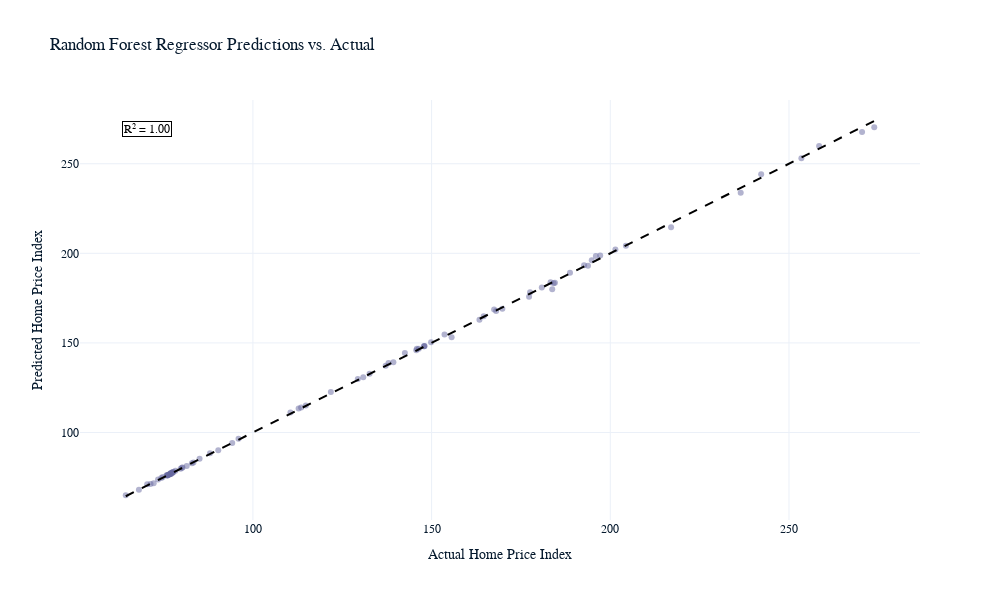

Here is the notebook cell this chart was saved with:
### Code cell
# Calculate the correlation coefficient
correlation_matrix = np.corrcoef(y_test_rf_reg, y_pred_rf_reg)
correlation_xy = correlation_matrix[0,1]
r_squared = correlation_xy**2

# Create a DataFrame for Plotly
results_df = pd.DataFrame({
    'Actual': y_test_rf_reg,
    'Predicted': y_pred_rf_reg
})

# Create the scatter plot
fig = px.scatter(results_df, x='Actual', y='Predicted', opacity=0.5,
                 title='Random Forest Regressor Predictions vs. Actual',
                 labels={'Actual': 'Actual Home Price Index', 'Predicted': 'Predicted Home Price Index'})

# Add the line of perfect prediction
fig.add_trace(go.Scatter(x=[results_df['Actual'].min(), results_df['Actual'].max()],
                         y=[results_df['Actual'].min(), results_df['Actual'].max()],
                         mode='lines', line=dict(dash='dash', color='black'), name='Perfect Prediction'))

# Annotate the plot with the R² value
fig.add_annotation(x=0.05, y=0.95, xref='paper', yref='paper',
                   text=f'R² = {r_squared:.2f}', showarrow=False,
                   font=dict(size=12, color='black'),
                   bgcolor='white', bordercolor='black', borderwidth=1)

# Update layout with dynamic size
fig.update_layout(width=1000, height=600, grid=dict(rows=1, columns=1), showlegend=False)

# Show plot
fig.show()

### Figure 1 — Plotly figure (JSON) as saved in the notebook; plotly's stock layout.template omitted (floating-point values rounded to 4 significant figures)
{"data": [{"hovertemplate": "Actual Home Price Index=%{x}<br>Predicted Home Price Index=%{y}<extra></extra>", "legendgroup": "", "marker": {"color": "#6568a0", "opacity": 0.5, "symbol": "circle"}, "mode": "markers", "name": "", "orientation": "v", "showlegend": false, "x": [94.22, 168.1, 114.8, 196.0, 273.9, 76.87, 88.0, 90.31, 75.83, 76.84, 76.67, 80.3, 194.8, 79.78, 163.4, 258.4, 68.11, 177.6, 132.6, 184.2, 129.4, 184.5, 177.3, 183.3, 76.19, 180.8, 76.07, 137.2, 148.0, 77.79, 164.6, 83.38, 149.8, 130.9, 169.8, 121.8, 167.5, 77.3, 110.5, 153.6, 77.04, 77.24, 270.4, 76.52, 82.93, 201.4, 95.97, 139.3, 193.8, 70.43, 77.61, 155.6, 64.42, 72.24, 217.0, 146.4, 145.7, 145.9, 77.43, 78.33, 183.8, 81.48, 74.78, 204.4, 112.8, 192.7, 147.9, 77.01, 113.5, 197.2, 85.08, 188.7, 138.0, 147.8, 73.47, 76.19, 142.5, 80.15, 236.5, 242.2, 76.01, 253.5, 74.38, 71.35], "xaxis": "x", "y": [94.08, 167.8, 115.0, 198.6, 270.3, 76.83, 88.48, 90.04, 76.21, 76.76, 76.69, 80.46, 196.1, 79.71, 162.9, 259.9, 68.08, 178.2, 132.8, 183.2, 129.8, 183.6, 175.8, 183.9, 76.08, 181.0, 76.08, 137.3, 148.2, 78.0, 164.8, 83.27, 150.4, 130.9, 169.1, 122.6, 168.6, 77.15, 111.1, 154.7, 77.33, 77.56, 267.8, 76.62, 82.9, 202.1, 96.52, 139.3, 193.1, 71.11, 77.97, 153.1, 64.98, 71.66, 214.5, 146.8, 145.8, 146.7, 77.56, 78.59, 179.9, 81.33, 75.16, 204.2, 113.4, 193.4, 148.1, 76.99, 113.9, 198.8, 85.31, 189.1, 138.8, 148.2, 73.74, 76.12, 144.3, 80.34, 233.9, 244.1, 76.07, 253.1, 74.65, 71.29], "yaxis": "y", "type": "scatter"}, {"line": {"color": "black", "dash": "dash"}, "mode": "lines", "name": "Perfect Prediction", "x": [64.42, 273.9], "y": [64.42, 273.9], "type": "scatter"}], "layout": {"xaxis": {"anchor": "y", "domain": [0, 1], "title": {"text": "Actual Home Price Index"}}, "yaxis": {"anchor": "x", "domain": [0, 1], "title": {"text": "Predicted Home Price Index"}}, "legend": {"tracegroupgap": 0}, "title": {"text": "Random Forest Regressor Predictions vs. Actual"}, "annotations": [{"bgcolor": "white", "bordercolor": "black", "borderwidth": 1, "font": {"color": "black", "size": 12}, "showarrow": false, "text": "R² = 1.00", "x": 0.05, "xref": "paper", "y": 0.95, "yref": "paper"}], "grid": {"rows": 1, "columns": 1}, "width": 1000, "height": 600, "showlegend": false}}
